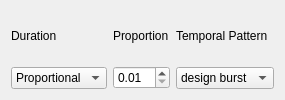
               <widget class="QWidget" name="wPreburstTP" native="true">
                <layout class="QHBoxLayout" name="horizontalLayout_17">
                 <item>
                  <layout class="QHBoxLayout" name="horizontalLayout_18">
                   <item>
                    <layout class="QVBoxLayout" name="verticalLayout_15">
                     <item>
                      <widget class="QLabel" name="label_27">
                       <property name="text">
                        <string>Duration</string>
                       </property>
                      </widget>
                     </item>
                     <item>
                      <widget class="QComboBox" name="cboDurTP">
                       <property name="currentText">
                        <string>Proportional</string>
                       </property>
                       <item>
                        <property name="text">
                         <string>Proportional</string>
                        </property>
                       </item>
                       <item>
                        <property name="text">
                         <string>10 min</string>
                        </property>
                       </item>
                       <item>
                        <property name="text">
                         <string>15 min</string>
                        </property>
                       </item>
                       <item>
                        <property name="text">
                         <string>20 min</string>
                        </property>
                       </item>
                       <item>
                        <property name="text">
                         <string>25 min</string>
                        </property>
                       </item>
                       <item>
                        <property name="text">
                         <string>30 min</string>
                        </property>
                       </item>
                       <item>
                        <property name="text">
                         <string>45 min</string>
                        </property>
                       </item>
                       <item>
                        <property name="text">
                         <string>1 hr</string>
                        </property>
                       </item>
                       <item>
                        <property name="text">
                         <string>1.5 hr</string>
                        </property>
                       </item>
                       <item>
                        <property name="text">
                         <string>2 hr</string>
                        </property>
                       </item>
                       <item>
                        <property name="text">
                         <string>3 hr</string>
                        </property>
                       </item>
                       <item>
                        <property name="text">
                         <string>4.5 hr</string>
                        </property>
                       </item>
                       <item>
                        <property name="text">
                         <string>6 hr</string>
                        </property>
                       </item>
                       <item>
                        <property name="text">
                         <string>9 hr</string>
                        </property>
                       </item>
                       <item>
                        <property name="text">
                         <string>12 hr</string>
                        </property>
                       </item>
                       <item>
                        <property name="text">
                         <string>18 hr</string>
                        </property>
                       </item>
                       <item>
                        <property name="text">
                         <string>24 hr</string>
                        </property>
                       </item>
                       <item>
                        <property name="text">
                         <string>30 hr</string>
                        </property>
                       </item>
                       <item>
                        <property name="text">
                         <string>36 hr</string>
                        </property>
                       </item>
                       <item>
                        <property name="text">
                         <string>48 hr</string>
                        </property>
                       </item>
                       <item>
                        <property name="text">
                         <string>72 hr</string>
                        </property>
                       </item>
                       <item>
                        <property name="text">
                         <string>96 hr</string>
                        </property>
                       </item>
                       <item>
                        <property name="text">
                         <string>120 hr</string>
                        </property>
                       </item>
                       <item>
                        <property name="text">
                         <string>144 hr</string>
                        </property>
                       </item>
                       <item>
                        <property name="text">
                         <string>168 hr</string>
                        </property>
                       </item>
                      </widget>
                     </item>
                    </layout>
                   </item>
                   <item>
                    <widget class="QWidget" name="wProportion" native="true">
                     <layout class="QVBoxLayout" name="verticalLayout_18">
                      <property name="leftMargin">
                       <number>0</number>
                      </property>
                      <property name="topMargin">
                       <number>0</number>
                      </property>
                      <property name="rightMargin">
                       <number>0</number>
                      </property>
                      <property name="bottomMargin">
                       <number>0</number>
                      </property>
                      <item>
                       <widget class="QLabel" name="label_30">
                        <property name="text">
                         <string>Proportion</string>
                        </property>
                       </widget>
                      </item>
                      <item>
                       <widget class="QDoubleSpinBox" name="sbProportion">
                        <property name="minimum">
                         <double>0.010000000000000</double>
                        </property>
                       </widget>
                      </item>
                     </layout>
                    </widget>
                   </item>
                   <item>
                    <layout class="QVBoxLayout" name="verticalLayout_16">
                     <item>
                      <widget class="QLabel" name="label_28">
                       <property name="text">
                        <string>Temporal Pattern</string>
                       </property>
                      </widget>
                     </item>
                     <item>
                      <widget class="QComboBox" name="cboTP">
                       <item>
                        <property name="text">
                         <string>design burst</string>
                        </property>
                       </item>
                       <item>
                        <property name="text">
                         <string>TP01</string>
                        </property>
                       </item>
                       <item>
                        <property name="text">
                         <string>TP02</string>
                        </property>
                       </item>
                       <item>
                        <property name="text">
                         <string>TP03</string>
                        </property>
                       </item>
                       <item>
                        <property name="text">
                         <string>TP04</string>
                        </property>
                       </item>
                       <item>
                        <property name="text">
                         <string>TP05</string>
                        </property>
                       </item>
                       <item>
                        <property name="text">
                         <string>TP06</string>
                        </property>
                       </item>
                       <item>
                        <property name="text">
                         <string>TP07</string>
                        </property>
                       </item>
                       <item>
                        <property name="text">
                         <string>TP08</string>
                        </property>
                       </item>
                       <item>
                        <property name="text">
                         <string>TP09</string>
                        </property>
                       </item>
                       <item>
                        <property name="text">
                         <string>TP10</string>
                        </property>
                       </item>
                      </widget>
                     </item>
                    </layout>
                   </item>
                  </layout>
                 </item>
                 <item>
                  <spacer name="horizontalSpacer_13">
                   <property name="orientation">
                    <enum>Qt::Horizontal</enum>
                   </property>
                   <property name="sizeHint" stdset="0">
                    <size>
                     <width>0</width>
                     <height>20</height>
                    </size>
                   </property>
                  </spacer>
                 </item>
                </layout>
               </widget>
